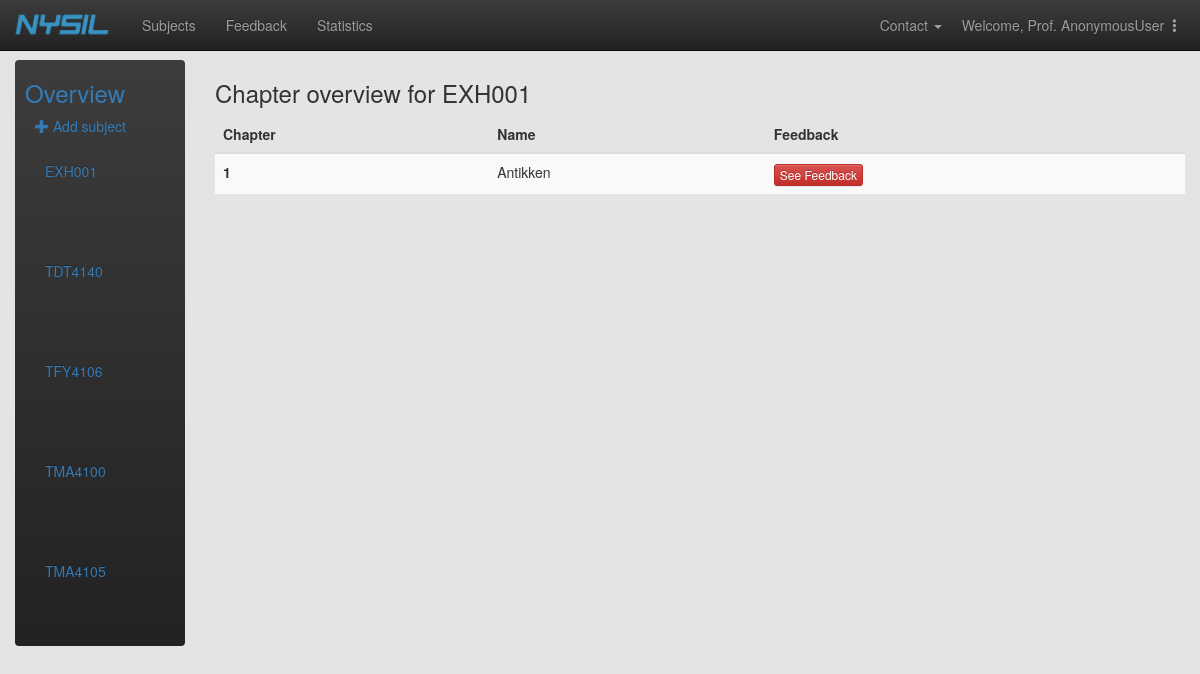
/adminpage/tilbakemeldinger/EXH001/, run on the app's committed database.
### main/models.py (models this page shows, shortened)
class Subject(models.Model):
    subject_code = models.CharField(max_length=20, primary_key=True) # primary key
    subject_name = models.CharField(max_length=30)
    professor_firstname = models.CharField(max_length=30)
    professor_lastname = models.CharField(max_length=30)
    professor_email = models.EmailField()
    class Meta:
        ordering = ['subject_code']
    def __str__(self):
        return self.subject_code
    def get_full_name(self):
        return self.professor_firstname + " " + self.professor_lastname
    get_full_name.short_description = 'Professor' # headline of professor-column in the admin-table

class Chapter(models.Model):
    class Meta:
        unique_together = ('subject', 'chapter_number') # handle the exception this may cause
        ordering = ['chapter_number']
    chapter_number = models.PositiveIntegerField(default = 0)
    chapter_name = models.CharField(max_length=50)
    subject = models.ForeignKey(Subject, on_delete=models.CASCADE) # to controll which subject the theme belongs to
    def get_number_and_name(self):
        return "Chapter" + str(self.chapter_number) + ": " + str(self.chapter_name)
    get_number_and_name.short_description = 'Chapter'

### adminpage/views.py (the view)
# urls.py: url(r'^tilbakemeldinger/(?P<subject_pk>[A-Za-z0-9]+)/$', views.chapters, name="chapters"),
def chapters(req,subject_pk):
    subjects = Subject.objects.all()
    subject = Subject.objects.get(pk=subject_pk)
    context = {'subject':subject,'subjects':subjects}
    return render(req,'adminpage/chapters.html',context)

### adminpage/templates/adminpage/chapters.html
{% extends 'adminpage/tilbakemeldinger.html' %}
{% block extension %}
<div class="col-md-10">
    <div style ="width:90%">
        <div style="float: left; width: 50%">
            <h3> Chapter overview for {{ subject }} </h3>
        </div>
    </div>
    <table class="table table-striped">
        <thead>
            <tr>
                <th>Chapter</th>
                <th>Name</th>
                <th>Feedback</th>
            </tr>
        </thead>
        <tbody>
            {% for chapter in subject.chapter_set.all %}
                <tr>
                    <th scope="row">{{ chapter.chapter_number }}</th>
                    <td> {{ chapter.chapter_name }}</td>
                    <td><div><a class="btn btn-xs btn-danger" href="{% url 'adminpage:chapter_feedback' subject_pk=subject.pk chapter_pk=chapter.pk %}">See Feedback</a></div></td>
                </tr>
            {% endfor%}
        </tbody>
    </table>
</div>
{% endblock%}

### adminpage/templates/adminpage/tilbakemeldinger.html (shortened to what this page needs)
{% extends 'adminpage/admin_header.html' %}
{% load static %}
{% block content %}
    <div class="container-fluid">
      <div class="row">
        <div class="col-sm-3 col-md-2 sidebar">
          <ul class="nav nav-sidebar navbar-inverse">
              <li ><p id="id_fagoversikt"><h3 id="id_fagoversikt_text" style="color:#337AB7;margin-left:10px">Overview</h3><span class="sr-only">(current)</span></p></li>
              <p class="center-large" style="margin-left:20px"><a href="{% url 'adminpage:new_subject' %}"><span class="glyphicon glyphicon-plus"></span>  Add subject</a></p>
                {% for subject in subjects %}
                <div class="collapse navbar-collapse" id="id_subject_overview_menu">
                    <ul class="nav navbar-nav navbar-left" style="width:120px">
                      <li style="float:left">
                          <a href="{% url 'adminpage:chapters' subject_pk=subject.pk %}" style="color:#337AB7;width:150px">
                              {{ subject }}
                          </a>
                      </li>
                    </ul>
                    <ul class="nav navbar-nav navbar-right" id="id_nav_drop" style="width:-10px">
                        <li class="dropdown">
                        </li>
                    </ul>
                 </div>
                {% endfor %}
          </ul>
        </div>
    {% block extension %}{% endblock %}
    </div>
</div>
{% endblock%}

### data on the page
Subject: subject_code "EXH001"
Subject: subject_code "TDT4140"
Subject: subject_code "TFY4106"
Subject: subject_code "TMA4100"
Subject: subject_code "TMA4105"
Chapter: chapter_number "1", chapter_name "Antikken"

### other printed values
{{ user }} "AnonymousUser"
